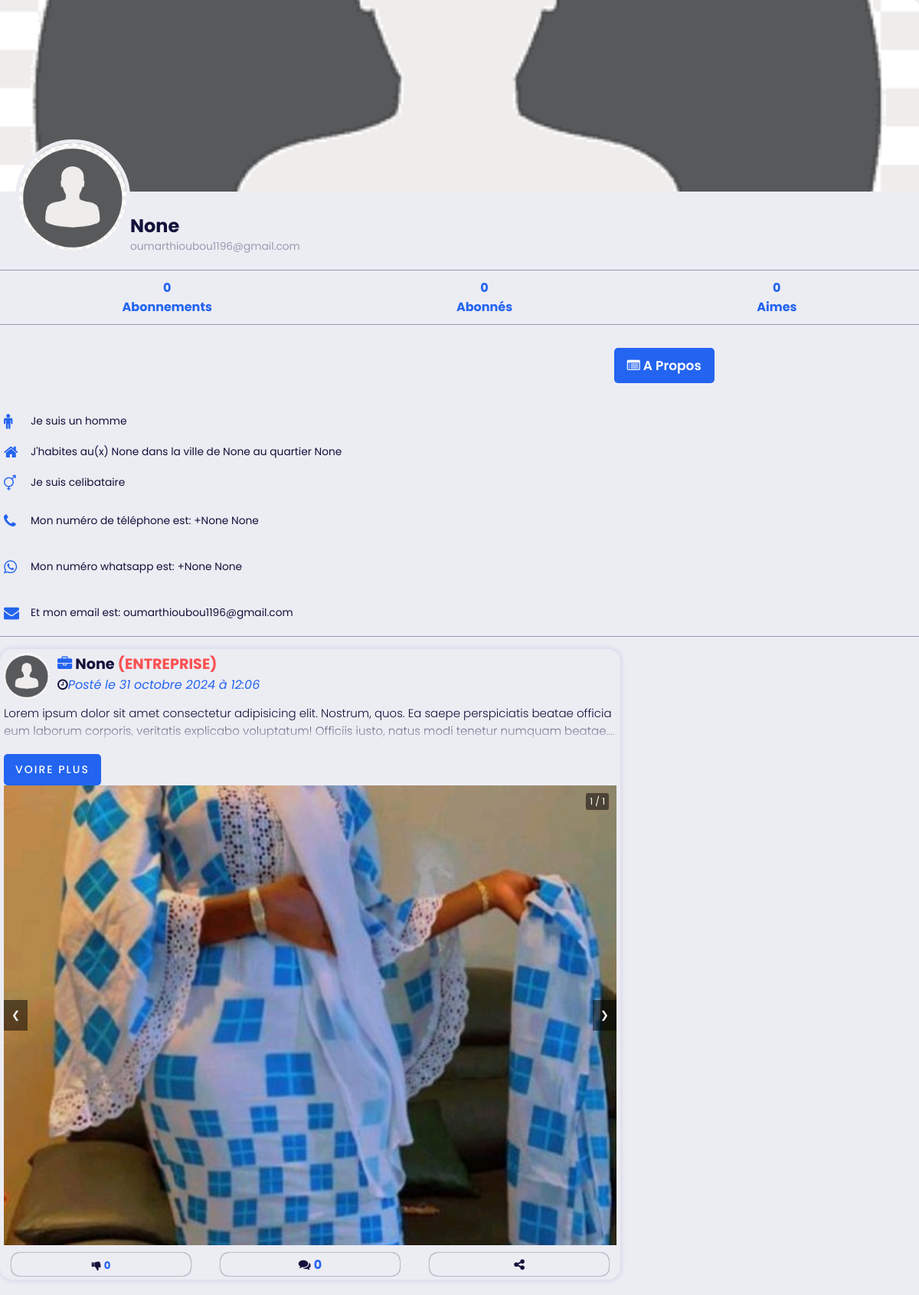
/profiles/2/, run on an earlier commit of the app's database.
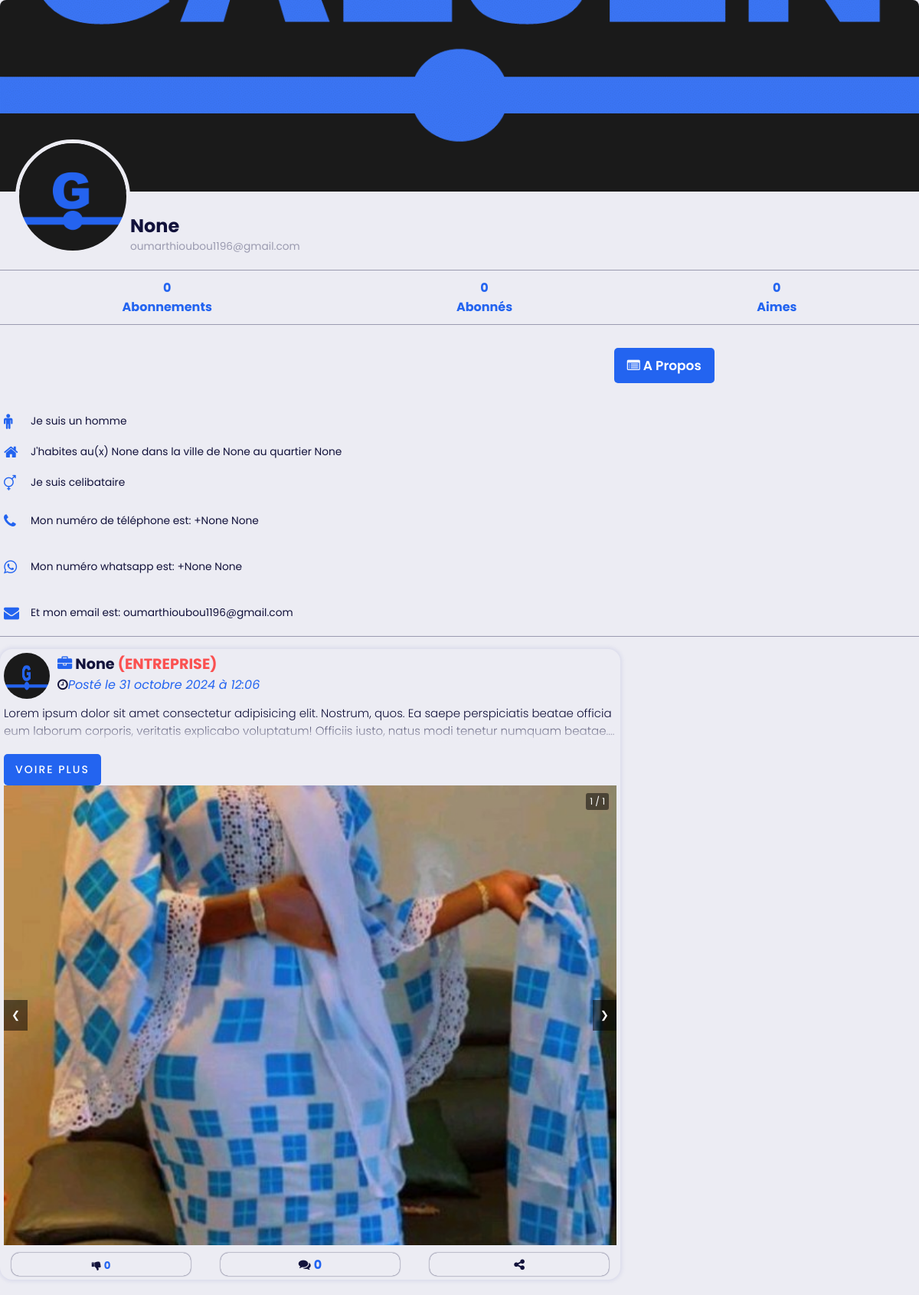
And on a later commit of the database.
### galsen/models.py (models this page shows, shortened)
class AbstractUser(BaseAbstractUser):
    groups = models.ManyToManyField(Group, related_name='customuser_set', blank=True)
    user_permissions = models.ManyToManyField(Permission, related_name='customuser_set', blank=True)

class CustomUser(AbstractUser):
    LANGUE = [
        ('français', 'Français'),
        ('anglais', 'Anglais'),
        ('spagnol', 'Espagnol'),
        ('italien', 'Italien'),
        ('arabe', 'Arabe'),
    ]
    ACCESS = [
        ('autorised', 'Autorisé(e)'),
        ('no_autorised', 'Non autorisé(e)'),
    ]
    ROLES = [
        ('personnel', 'Personnel(le)'),
        ('ecole', 'Ecole'),
        ('entreprise', 'Entreprise'),
    ]
    profile_image = models.ImageField(upload_to='profile_images/', null=True, blank=True)
    banner_image = models.ImageField(upload_to='banner_images/', null=True, blank=True)
    GENRE = [
        ('homme', 'Homme'),
        ('femme', 'Femme'),
    ]
    SITUATION_MATRIMONIALE = [
        ('celibataire', 'Célibataire'),
        ('marie', 'Marié(e)'),
        ('fiance', 'Fiancé(e)'),
        ('divorce', 'Divorcé(e)'),
    ]
    marque_dispositif = models.CharField(max_length=255, null=True, blank=True)
    metier = models.CharField(max_length=150, null=True, blank=True)
    etablissement = models.CharField(max_length=255, null=True, blank=True)
    pays = models.CharField(max_length=50, null=True, blank=True)
    ville = models.CharField(max_length=50, null=True, blank=True)
    quartier = models.CharField(max_length=50, null=True, blank=True)
    langue = models.CharField(max_length=255, null=True, blank=True)
    birthday = models.DateField(null=True, blank=True)
    indicatif_pays = models.CharField(max_length=15, null=True, blank=True)
    number_phone = models.CharField(max_length=15, null=True, blank=True)
    number_whatsapp = models.CharField(max_length=15, null=True, blank=True)
    number_telegram = models.CharField(max_length=15, null=True, blank=True)
    instagram_link = models.URLField(null=True, blank=True)
    twitter_link = models.URLField(null=True, blank=True)
    youtube_link = models.URLField(null=True, blank=True)
    website_link = models.URLField(null=True, blank=True)
    langue = models.CharField(max_length=255, choices=LANGUE, default='français')
    rôle = models.CharField(max_length=255, choices=ROLES, default='personnel')
    access = models.CharField(max_length=255, choices=ACCESS, default='no_autorised')
    genre = models.CharField(max_length=255, choices=GENRE, default='homme')
    situation_matrimoniale = models.CharField(max_length=20, choices=SITUATION_MATRIMONIALE, default='celibataire')
    followers = models.ManyToManyField('self', symmetrical=False, related_name='following_users', blank=True)
    def total_likes_received(self):
        total_likes = 0
        for post in self.post_set.all():
            total_likes += post.like_post.count()
        return total_likes

class AbstractUser(BaseAbstractUser):
    groups = models.ManyToManyField(Group, related_name='customuser_set', blank=True)
    user_permissions = models.ManyToManyField(Permission, related_name='customuser_set', blank=True)

class Post(models.Model):
    user = models.ForeignKey(CustomUser, on_delete=models.CASCADE)
    video = models.FileField(upload_to='post_videos/')
    contenu_post = models.TextField()
    tag_post = models.CharField(max_length=255)
    session_info = models.CharField(max_length=255, null=True, blank=True)
    date_creation_post = models.DateTimeField(auto_now_add=True)
    like_post = models.ManyToManyField(CustomUser, blank=True, related_name="likes")
    dislike = models.ManyToManyField(CustomUser, blank=True, related_name='dislikes')
    shared_boby = models.TextField(blank=True, null=True)
    share_on = models.DateTimeField(blank=True, null=True)
    shared_user = models.ForeignKey(CustomUser, on_delete=models.CASCADE, null=True, blank=True, related_name='+')
    class Meta:
        ordering = ['-date_creation_post', '-share_on']
    @property
    def nombre_commentaire(self):
        return Commentaire.objects.filter(post=self).count()

class MediasPost(models.Model):
    post = models.ForeignKey(Post, on_delete=models.CASCADE)
    image = models.ImageField(upload_to='post_images/')

### galsen/views.py (the view)
# urls.py: path('profiles/<int:user_id>/', views.user_detail, name='user_detail'),
def user_detail(request, user_id):
    profile_user = get_object_or_404(CustomUser, pk=user_id)
    posts = Post.objects.filter(user=profile_user)  # Récupère tous les posts de cet utilisateur
    return render(request, 'profils/users_public.html', {'profile_user': profile_user, 'posts': posts})

### galsen/templates/profils/users_public.html (shortened to what this page needs)
{% load static %}
<!DOCTYPE html>
<html lang="en">
<head>
    <link rel="stylesheet" href="{% static 'assets/icones/font-awesome/css/font-awesome.css' %}">
    <link rel="stylesheet" href="{% static 'assets/icones/font-awesome/css/font-awesome.min.css' %}">
    <link rel="stylesheet" href="{% static 'assets/ressources/styles/profil.css' %}">
    <link rel="stylesheet" href="{% static 'assets/ressources/styles/contenu.css' %}">
    <link rel="stylesheet" href="{% static 'assets/ressources/styles/theme.css' %}">
    <link rel="stylesheet" href="{% static 'assets/ressources/styles/lightbox.min.css' %}">
</head>
<body>
    <div class="profile-container">
        <div class="banner">
            {% if profile_user.banner_image and profile_user.banner_image.url %}
                <a href="{{ profile_user.banner_image.url }}" data-lightbox="mygallery">
                    <img src="{{ profile_user.banner_image.url }}">
                </a>
                {% else %}
                    <img src="{% static 'assets/default/user.png' %}">
            {% endif %}
        </div>
        <div class="profile-section">
          <div class="profile-pic">
                {% if profile_user.profile_image and profile_user.profile_image.url %}
                    <a href="{{ profile_user.profile_image.url }}" data-lightbox="mygallery">
                        <img src="{{ profile_user.profile_image.url }}">
                    </a>
                    {% else %}
                        <img src="{% static 'assets/default/user.png' %}">
                {% endif %}
          </div>
          <div class="profile-info">
            <h1>
                {% if profile_user.rôle == "personnel" %}
                    {{ profile_user.first_name }} {{ profile_user.last_name }}
                {% else %}
                    {{ profile_user.etablissement }}
                {% endif %}
            </h1>
            <p>{{ profile_user.email }}</p>
          </div>
        </div>
        <div class="profile-nav">
          <ul>
            <li><a href="#"><span>{{ profile_user.following_users.count }}</span>Abonnements</a></li>
            <li><a href="#"><span>{{ profile_user.followers.count }}</span>Abonnés</a></li>
            <li><a href="#"><span>{{ profile_user.total_likes_received }}</span>Aimes</a></li>
          </ul>
        </div>
        <div class="profile-content">
            <div class="buttons-1">
                <a href="{% url 'a_propos_detail' user_id=profile_user.id %}" class="button"> <i class="fa fa-list-alt"></i> A Propos </a>
            </div>
            <ul class="status">
                <li>
                    {% if profile_user.genre == "homme" %}
                        <i class="fa fa-male primary"></i>
                        <p>Je suis un
                            <span>{{ profile_user.genre }}</span>
                        </p>
                    {% elif profile_user.genre == "femme" %}
                        <i class="fa fa-female primary"></i>
                        <p>Je suis une
                            <span>{{ profile_user.genre }}</span>
                        </p>
                    {% else %}
                        <p>Genre non spécifié</p>
                    {% endif %}
                </li>
                <li>
                    <i class="fa fa-home primary"></i>
                    <p>J'habites au(x)
                        <span>{{ profile_user.pays }}</span> dans la ville de
                        <span>{{ profile_user.ville }}</span> au quartier
                        <span>{{ profile_user.quartier }}</span>
                     </p>
                </li>
                <li>
                    <i class="fa fa-transgender primary"></i>
                    <p>Je suis
                        <span>{{ profile_user.situation_matrimoniale }}</span>
                     </p>
                </li>
                <li>
                    <a href="tel:+{{ profile_user.indicatif_pays }}{{ profile_user.number_phone }}">
                        <i class="fa fa-phone primary"></i>
                        <p>Mon numéro de téléphone est:
                            <span>+{{ profile_user.indicatif_pays }} {{ profile_user.number_phone }}</span>
                        </p>
                    </a>
                </li>
                <li>
                    <a href="https://wa.me/+{{ profile_user.indicatif_pays }}{{ profile_user.number_phone }}">
                        <i class="fa fa-whatsapp primary"></i>
                        <p>Mon numéro whatsapp est:
                            <span>+{{ profile_user.indicatif_pays }} {{ profile_user.number_phone }}</span>
                        </p>
                    </a>
                </li>
                <li>
                    <a href="mailto:{{ profile_user.email }}">
                        <i class="fa fa-envelope primary"></i>
                        <p>Et mon email est:
                            <span>{{ profile_user.email }}</span>
                        </p>
                    </a>
                </li>
            </ul>
            {% if posts %}
                {% for post in posts %}
                    <div class="post-card post-card-user">
                        <div class="top-post">
                            <div class="infos-users">
                                <a href="#">
                                    <div class="image">
                                        {% if post.user.profile_image and post.user.profile_image.url %}
                                            <img src="{{ post.user.profile_image.url}}" class="enligne">
                                        {% else %}
                                            <img src="{% static 'assets/default/user.png' %}" class="enligne">
                                        {% endif %}
                                    </div>
                                    <div class="details">
                                        <div class="name">
                                            {% if post.user.rôle == "personnel" %}
                                                <h3> {{ post.user.first_name }} {{ post.user.last_name }} </h3>
                                            {% else %}
                                                <h3> <i class="fa fa-briefcase primary"></i> {{ post.user.etablissement }}
                                                    <span class="danger">
                                                        ({{ post.user.rôle|upper }})
                                                    </span>
                                                </h3>
                                            {% endif %}
                                        </div>
                                        <div class="time_post">
                                            <span class="fa fa-clock-o"><i class="primary">Posté le {{ post.date_creation_post|date:"d F Y à H:i" }}
                                                </i></span>
                                        </div>
                                    </div>
                                </a>
                            </div>
                        </div>
                        <div class="center-post">
                            <div class="description">
                                <p>
                                    {{ post.contenu_post|safe }}
                                </p>
                            </div>
                            <a class="more"></a>
                            {% if post.mediaspost_set.all or post.video %}
                                <div class="media-carousel" data-post-id="{{ post.id }}">
                                    <button class="prev-btn">&#10094;</button>
                                    <div class="media-wrapper" onclick="openModal(event)">
                                        {% for media in post.mediaspost_set.all %}
                                            {% if media.image %}
                                                <img src="{{ media.image.url }}" alt="Media 1" class="affiche">
                                            {% endif %}
                                        {% endfor %}
                                    </div>
                                    <button class="next-btn">&#10095;</button>
                                    <div class="media-indicator"></div>
                                </div>
                            {% endif %}
                        </div>
                        <section class="followers">
                            <a class="like-btn" data-like-url="{% url 'likes' post.pk %}">
                                <form id="like-form-{{ post.pk }}" method="POST" action="{% url 'likes' post.pk %}">
                                    <button type="submit" class="button-like" data-post-id="{{ post.pk }}">
                                        <span class="like-icon" id="likeIcon{{ post.pk }}">
                                            {% if user.is_authenticated %}
                                                {% if request.user in post.like_post.all %}
                                                    <i class="fa fa-thumbs-up primary"></i>
                                                {% else %}
                                                    <i class="fa fa-thumbs-down"></i>
                                                {% endif %}
                                            {% else %}
                                                <i class="fa fa-thumbs-down"></i>
                                            {% endif %}
                                        </span>
                                        <b class="number-like primary">{{ post.like_post.count }}</b>
                                    </button>
                                </form>
                            </a>
                            <a href="{% url 'post_comments' post.id %}">
                                <i class="fa fa-comments">
                                    <span class="primary" style="font-weight: bold;">
                                        {% if post.nombre_commentaire > 1000 %}
                                            {{ post.nombre_commentaire|divisibleby:1000|floatformat:"0.1" }}k
                                        {% else %}
                                            {{ post.nombre_commentaire }}
                                        {% endif %}
                                    </span>
                                </i>
                            </a>
                            <a onclick="openPopup('{{ post.id }}')">
                                <i class="fa fa-share-alt"></i>
                            </a>
                        </section>
                    </div>
                {% endfor %}
                    {% else %}
                    <center>
                        <p class="success">Aucune poste disponible pour le moment.</p>
                    </center>
            {% endif %}
        </div>
      </div>
</body>
</html>

What changed in the data, as far as the page shows it:
changed CustomUser "None": banner_image: picture added; profile_image: picture added
changed through a linked row, Post "None": user.profile_image: picture added
